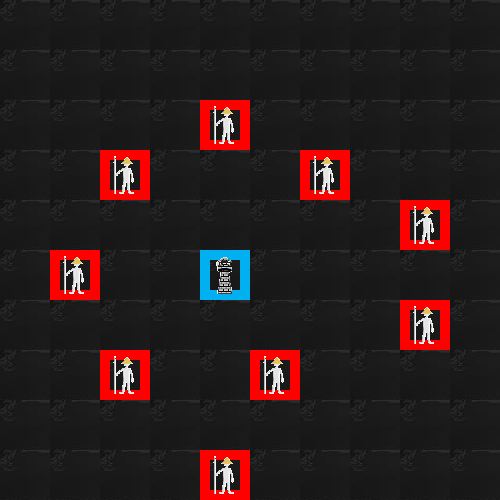

Tiled map render using the project's own tile images. Description and the whole map definition, tile-layer contents included, below:
An orthogonal 10x10 tile map with 50x50 px tiles, 3 tile layers (cellItem, teamConfig, unitConfig), 3 tilesets.

<map version="1.0" orientation="orthogonal" renderorder="left-down" width="10" height="10" tilewidth="50" tileheight="50" nextobjectid="10">
 <tileset firstgid="1" name="allSprite" tilewidth="50" tileheight="50" tilecount="10" columns="5">
  <image source="allSprite.png" width="250" height="100" />
  <tile id="0">
   <properties>
    <property name="category" value="SOLDIER" />
   </properties>
  </tile>
  <tile id="1">
   <properties>
    <property name="category" value="TOWER" />
   </properties>
  </tile>
  <tile id="2">
   <properties>
    <property name="category" value="ARROW" />
   </properties>
  </tile>
  <tile id="3">
   <properties>
    <property name="category" value="SWORD" />
   </properties>
  </tile>
  <tile id="4">
   <properties>
    <property name="category" value="HORSE" />
   </properties>
  </tile>
  <tile id="5">
   <properties>
    <property name="category" value="KNIFE" />
   </properties>
  </tile>
  <tile id="6">
   <properties>
    <property name="category" value="STICK" />
   </properties>
  </tile>
  <tile id="7">
   <properties>
    <property name="category" value="BOW" />
   </properties>
  </tile>
  <tile id="8">
   <properties>
    <property name="category" value="AXE" />
   </properties>
  </tile>
  <tile id="9">
   <properties>
    <property name="category" value="WING" />
   </properties>
  </tile>
 </tileset>
 <tileset firstgid="11" name="desktop" tilewidth="50" tileheight="50" tilecount="20" columns="5">
  <image source="desktop.jpg" width="293" height="220" />
  <tile id="9">
   <properties>
    <property name="item" value="sth" />
   </properties>
  </tile>
 </tileset>
 <tileset firstgid="31" name="team" tilewidth="50" tileheight="50" tilecount="2" columns="2">
  <image source="team.png" width="100" height="50" />
  <tile id="0">
   <properties>
    <property name="team" value="1" />
   </properties>
  </tile>
  <tile id="1">
   <properties>
    <property name="team" value="2" />
   </properties>
  </tile>
 </tileset>
 <layer name="cellItem" width="10" height="10">
  <data encoding="csv">
17,17,17,17,17,17,17,17,17,17,
17,17,17,17,17,17,17,17,17,17,
17,17,17,17,17,17,17,17,17,17,
17,17,17,17,17,17,17,17,17,17,
17,17,17,17,17,17,17,17,17,17,
17,17,17,17,17,17,17,17,17,17,
17,17,17,17,17,17,17,17,17,17,
17,17,17,17,17,17,17,17,17,17,
17,17,17,17,17,17,17,17,17,17,
17,17,17,17,17,17,17,17,17,17
</data>
 </layer>
 <layer name="teamConfig" width="10" height="10">
  <data encoding="csv">
0,0,0,0,0,0,0,0,0,0,
0,0,0,0,0,0,0,0,0,0,
0,0,0,0,32,0,0,0,0,0,
0,0,32,0,0,0,32,0,0,0,
0,0,0,0,0,0,0,0,32,0,
0,32,0,0,31,0,0,0,0,0,
0,0,0,0,0,0,0,0,32,0,
0,0,32,0,0,32,0,0,0,0,
0,0,0,0,0,0,0,0,0,0,
0,0,0,0,32,0,0,0,0,0
</data>
 </layer>
 <layer name="unitConfig" width="10" height="10">
  <data encoding="csv">
0,0,0,0,0,0,0,0,0,0,
0,0,0,0,0,0,0,0,0,0,
0,0,0,0,1,0,0,0,0,0,
0,0,1,0,0,0,1,0,0,0,
0,0,0,0,0,0,0,0,1,0,
0,1,0,0,2,0,0,0,0,0,
0,0,0,0,0,0,0,0,1,0,
0,0,1,0,0,1,0,0,0,0,
0,0,0,0,0,0,0,0,0,0,
0,0,0,0,1,0,0,0,0,0
</data>
 </layer>
</map>
